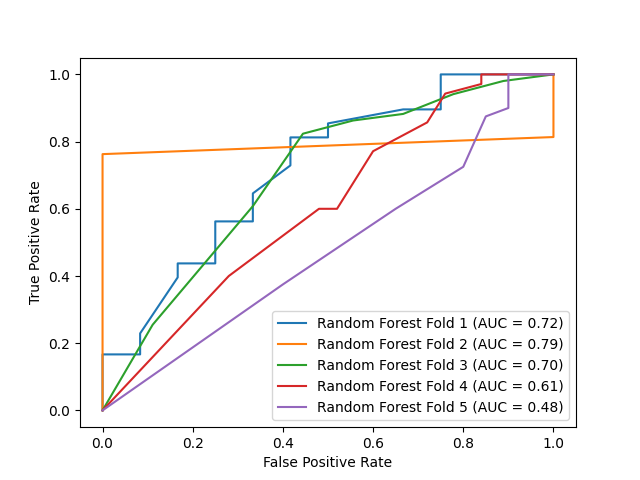

Write the Python code that produced this figure.
import joblib
import matplotlib.pyplot as plt
import pandas
from sklearn.metrics import plot_confusion_matrix, precision_recall_fscore_support, plot_roc_curve, accuracy_score,\
    plot_precision_recall_curve, classification_report

from constants import *
from train import get_model_file_name, get_test_file_name, get_vectorizer_file_name


def get_test_result_file_name(fold):
    return "./test_result_data/hasil_uji_{}.xlsx".format(fold)


ALGORITHMS = [
    NAIVE_BAYES_ID,
    SVM_ID,
    MULTILAYER_PERCEPTRON_ID,
    DECISION_TREE_ID,
    RANDOM_FOREST_ID,
]

test_results_per_algorithm = {
    NAIVE_BAYES_ID: [],
    SVM_ID: [],
    MULTILAYER_PERCEPTRON_ID: [],
    DECISION_TREE_ID: [],
    RANDOM_FOREST_ID: [],
}

plot_list = {
    NAIVE_BAYES_ID: {},
    SVM_ID: {},
    MULTILAYER_PERCEPTRON_ID: {},
    DECISION_TREE_ID: {},
    RANDOM_FOREST_ID: {},
}

for key in plot_list:
    roc_fig, roc_ax = plt.subplots()
    plot_list[key]['roc_ax'] = roc_ax
    plot_list[key]['roc_fig'] = roc_fig

    prc_fig, prc_ax = plt.subplots()
    plot_list[key]['prc_ax'] = prc_ax
    plot_list[key]['prc_fig'] = prc_fig

for fold in range(0, N_FOLDS):
    test_results_per_fold = []

    for algorithm_id in ALGORITHMS:
        model = joblib.load(
            get_model_file_name(algorithm_id, fold)
        )

        test_file = pandas.read_csv(get_test_file_name(fold))
        data_test = test_file[DATA_KEY]
        target_test = test_file[TARGET_KEY]

        tfidf_vectorizer = joblib.load(
            get_vectorizer_file_name(fold)
        )

        processed_data_test = tfidf_vectorizer.transform(
            data_test
        ).toarray()

        predicted_data_test = model.predict(processed_data_test)

        # Plot and save confusion matrix
        plot_confusion_matrix(
            model,
            processed_data_test,
            target_test,
            labels=['f', 'h'],
            display_labels=['Fakta', 'Hoax'],
            cmap='Greys'
        )
        plt.ylabel('Kelas Prediksi')
        plt.xlabel('Hasil Prediksi')
        plt.savefig("./images/CONFUSION_MATRIX_{}_FOLD_{}.png".format(
            algorithm_id,
            fold,
        ))
        plt.clf()
        plt.close()

        # Plot and save ROC Curve
        name = "{}{}".format(
            ALGORITHM_SHORT_LABELS[algorithm_id],
            fold + 1
        )

        plot_roc_curve(
            model,
            processed_data_test,
            target_test,
            name=name,
            ax=plot_list[algorithm_id]['roc_ax']
        )

        plot_precision_recall_curve(
            model,
            processed_data_test,
            target_test,
            name=name,
            ax=plot_list[algorithm_id]['prc_ax']
        )

        precision, recall, f_score, support = precision_recall_fscore_support(
            target_test,
            predicted_data_test,
            pos_label='h',
            zero_division=0,
            average='binary',
        )

        accuracy = accuracy_score(target_test, predicted_data_test)

        test_results_per_algorithm[algorithm_id].append({
            "Precision": precision,
            "Recall": recall,
            "F1-Score": f_score,
            "Accuracy": accuracy,
        })

        test_results_per_fold.append({
            "Algoritma": ALGORITHM_LABELS[algorithm_id],
            "Precision": precision,
            "Recall": recall,
            "F1-Score": f_score,
            "Accuracy": accuracy,
        })

    pandas.DataFrame(
        test_results_per_fold,
    ).to_excel(
        get_test_result_file_name(fold + 1)
    )

for algorithm_id in plot_list:
    roc_fig = plot_list[algorithm_id]['roc_fig']
    roc_fig.savefig(
        "./images/ROC_CURVE_{}.png".format(
            algorithm_id
        )
    )

    prc_fig = plot_list[algorithm_id]['prc_fig']
    prc_fig.savefig(
        "./images/PPC_CURVE_{}.png".format(
            algorithm_id
        )
    )



for algorithm_id, test_result in test_results_per_algorithm.items():
    data_frame = pandas.DataFrame(
        test_result
    )

    mean = data_frame.mean()

    mean.to_excel(
        get_test_result_file_name(
            "Rata-Rata " + ALGORITHM_LABELS[algorithm_id]
        )
    )
